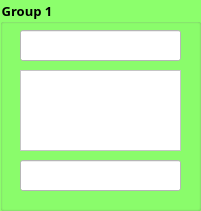
   <widget class="QGroupBox" name="groupBox">
    <property name="geometry">
     <rect>
      <x>40</x>
      <y>20</y>
      <width>201</width>
      <height>211</height>
     </rect>
    </property>
    <property name="font">
     <font>
      <family>Mongolian Baiti</family>
      <pointsize>10</pointsize>
      <weight>75</weight>
      <bold>true</bold>
     </font>
    </property>
    <property name="styleSheet">
     <string notr="true">background-color: rgb(140, 255, 108);</string>
    </property>
    <property name="title">
     <string>Group 1</string>
    </property>
    <widget class="QLineEdit" name="gr1">
     <property name="geometry">
      <rect>
       <x>20</x>
       <y>30</y>
       <width>161</width>
       <height>31</height>
      </rect>
     </property>
     <property name="styleSheet">
      <string notr="true">background-color: rgb(255, 255, 255);</string>
     </property>
    </widget>
    <widget class="QTextEdit" name="sms1">
     <property name="geometry">
      <rect>
       <x>20</x>
       <y>70</y>
       <width>161</width>
       <height>81</height>
      </rect>
     </property>
     <property name="styleSheet">
      <string notr="true">background-color: rgb(255, 255, 255);</string>
     </property>
     <property name="html">
      <string>&lt;!DOCTYPE HTML PUBLIC &quot;-//W3C//DTD HTML 4.0//EN&quot; &quot;http://www.w3.org/TR/REC-html40/strict.dtd&quot;&gt;
&lt;html&gt;&lt;head&gt;&lt;meta name=&quot;qrichtext&quot; content=&quot;1&quot; /&gt;&lt;style type=&quot;text/css&quot;&gt;
p, li { white-space: pre-wrap; }
&lt;/style&gt;&lt;/head&gt;&lt;body style=&quot; font-family:'MS Shell Dlg 2'; font-size:7.8pt; font-weight:400; font-style:normal;&quot;&gt;
&lt;p style=&quot;-qt-paragraph-type:empty; margin-top:0px; margin-bottom:0px; margin-left:0px; margin-right:0px; -qt-block-indent:0; text-indent:0px;&quot;&gt;&lt;br /&gt;&lt;/p&gt;&lt;/body&gt;&lt;/html&gt;</string>
     </property>
    </widget>
    <widget class="QLineEdit" name="t1">
     <property name="geometry">
      <rect>
       <x>20</x>
       <y>160</y>
       <width>161</width>
       <height>31</height>
      </rect>
     </property>
     <property name="styleSheet">
      <string notr="true">background-color: rgb(255, 255, 255);</string>
     </property>
     <property name="alignment">
      <set>Qt::AlignCenter</set>
     </property>
    </widget>
   </widget>
